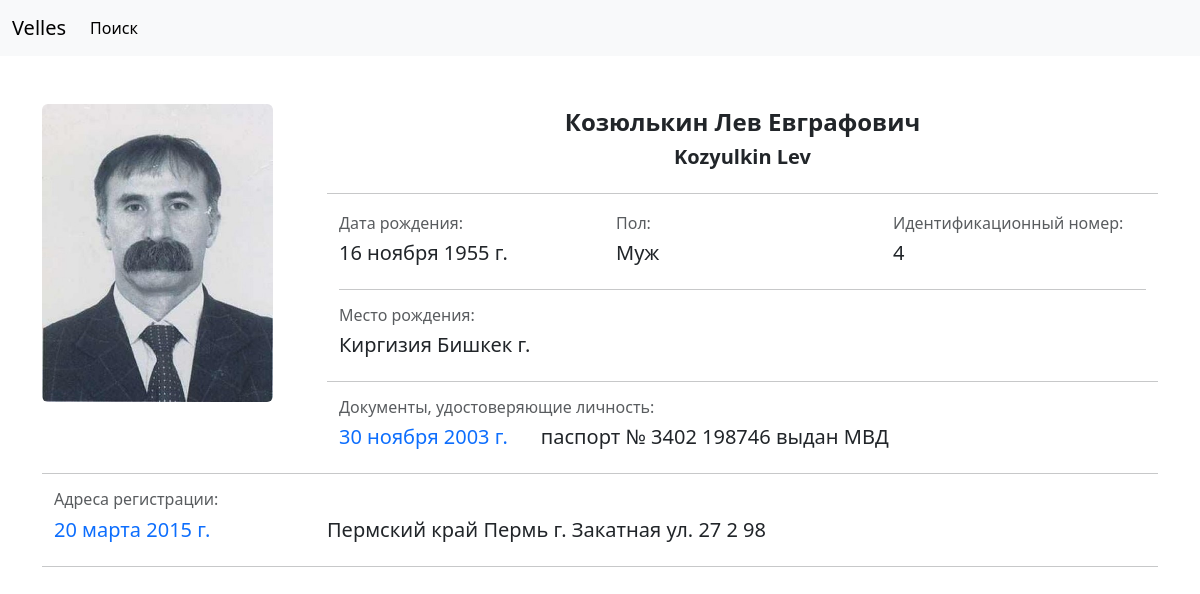
The page /person/detail/kozyulkin-16111955-lev on the database its author committed.
### person/models.py (models this page shows, shortened)
class Person(models.Model):
    class Meta:
        verbose_name = 'Физлицо'
        verbose_name_plural = 'Физлица'
    MALE = 'M'
    FEMALE = 'F'
    GENDER_CHOICES = [
        (MALE, 'М'),
        (FEMALE, 'Ж')
    ]
    lastnameCyrillic = models.CharField(
        max_length=40,
        verbose_name='фамилия'
    )
    firstnameCyrillic = models.CharField(
        max_length=40,
        verbose_name='имя'
    )
    patronymicCyrillic = models.CharField(
        max_length=40,
        verbose_name='отчество',
        blank=True,
        null=True,
        default=None
    )
    lastnameLatin = models.CharField(
        max_length=40,
        verbose_name='фамилия (латин.)'
    )
    firstnameLatin = models.CharField(
        max_length=40,
        verbose_name='имя (англ.)'
    )
    patronymicLatin = models.CharField(
        max_length=40,
        verbose_name='отчество (англ.)',
        blank=True,
        null=True,
        default=None
    )
    birthDate = models.DateField(
        verbose_name='дата рождения'
    )
    countryOfBirth = models.ForeignKey(
        Countries,
        on_delete=models.CASCADE,
        verbose_name='страна рождения',
        blank=True,
        null=True,
    )
    sfOfBirth = models.ForeignKey(
        SubsFed,
        on_delete=models.CASCADE,
        blank=True,
        null=True,
        default=None,
        verbose_name='субъект РФ'
    )
    regOfBirth = models.ForeignKey(
        Regions,
        on_delete=models.CASCADE,
        blank=True,
        null=True,
        default=None,
        verbose_name='область'
    )
    districtOfBirth = models.ForeignKey(
        Districts,
        on_delete=models.CASCADE,
        verbose_name='район рождения',
        blank=True,
        null=True,
        default=None
    )
    cityOfBirth = models.ForeignKey(
        Cities,
        on_delete=models.CASCADE,
        verbose_name='город рождения',
        blank=True,
        null=True,
        default=None
    )
    localityOfBirth = models.ForeignKey(
        Localities,
        on_delete=models.CASCADE,
        verbose_name='н.п. рождения',
        blank=True,
        null=True,
        default=None
    )
    gender = models.CharField(
        max_length=2,
        choices=GENDER_CHOICES,
        verbose_name='пол'
    )
    slug = models.SlugField(
        null=False,
        db_index=True,
        unique=True,
        verbose_name='URL'
    )
    time_create = models.DateTimeField(
        auto_now_add=True,
        verbose_name='время создания',
    )
    time_update = models.DateTimeField(
        auto_now=True,
        verbose_name='время изменения',
    )

class Passports(models.Model):
    class Meta:
        verbose_name = 'Документы'
        verbose_name_plural = 'Документы'
    PASSPORT = 'P'
    RESIDENTCARD = 'R'
    IDTYPE = [
        (PASSPORT, 'Паспорт'),
        (RESIDENTCARD, 'Вид на жительство')
    ]
    AUTHORITY = [
        ('MIA', 'МВД'),
        ('MFA', 'МИД')
    ]
    photo = models.ImageField(
        unique=True,
        upload_to='IDphotos',
        verbose_name='фото'
    )
    person = models.ForeignKey(
        Person,
        on_delete=models.CASCADE,
        blank=True,
        null=True,
        verbose_name='владелец ID'
    )
    passport_num = models.CharField(
        max_length=30,
        unique=True,
        verbose_name='номер ID',
    )
    idType = models.CharField(
        max_length=1,
        choices=IDTYPE,
        default='P',
        verbose_name='тип ID'
    )
    dateOfIssue = models.DateField(
        verbose_name='дата выдачи',
        default=datetime.date.today,
    )
    authority = models.CharField(
        max_length=3,
        choices=AUTHORITY,
        verbose_name='кем выдан'
    )
    slug = models.SlugField(
        null=False,
        db_index=True,
        unique=True,
        verbose_name='URL'
    )
    time_create = models.DateTimeField(
        auto_now_add=True,
        verbose_name='время создания',
    )
    time_update = models.DateTimeField(
        auto_now=True,
        verbose_name='время изменения',
    )

class Countries(models.Model):
    class Meta:
        verbose_name = 'Страна'
        verbose_name_plural = 'Страны'
    countryName = models.CharField(
        max_length=40,
        unique=True,
        blank=True,
        null=True,
        verbose_name='страна'
    )
    slug = models.SlugField(
        null=False,
        db_index=True,
        unique=True,
        verbose_name='URL'
    )
    time_create = models.DateTimeField(
        auto_now_add=True,
        verbose_name='время создания',
    )
    time_update = models.DateTimeField(
        auto_now=True,
        verbose_name='время изменения',
    )
    def __str__(self):
        return f'{self.countryName}'

class Cities(models.Model):
    class Meta:
        verbose_name = 'Город'
        verbose_name_plural = 'Города'
    cityName = models.CharField(
        max_length=40,
        unique=True,
        blank=True,
        null=True,
        verbose_name='город'
    )
    slug = models.SlugField(
        null=False,
        db_index=True,
        unique=True,
        verbose_name='URL'
    )
    time_create = models.DateTimeField(
        auto_now_add=True,
        verbose_name='время создания',
    )
    time_update = models.DateTimeField(
        auto_now=True,
        verbose_name='время изменения',
    )
    def __str__(self):
        return f'{self.cityName}'

class Residence(models.Model):
    class Meta:
        verbose_name = 'Место регистрации'
        verbose_name_plural = 'Места регистрации'
    date = models.DateField(
        default=datetime.date.today,
        verbose_name='дата регистрации',
    )
    person = models.ForeignKey(
        Person,
        on_delete=models.CASCADE,
        blank=True,
        null=True,
        verbose_name='лицо'
    )
    sf = models.ForeignKey(
        SubsFed,
        on_delete=models.CASCADE,
        blank=True,
        null=True,
        default=None,
        verbose_name='субъект РФ'
    )
    region = models.ForeignKey(
        Regions,
        on_delete=models.CASCADE,
        blank=True,
        null=True,
        default=None,
        verbose_name='область'
    )
    district = models.ForeignKey(
        Districts,
        on_delete=models.CASCADE,
        verbose_name='район',
        blank=True,
        null=True,
        default=None,
    )
    city = models.ForeignKey(
        Cities,
        on_delete=models.CASCADE,
        verbose_name='город',
        blank=True,
        null=True,
        default=None,
    )
    locality = models.ForeignKey(
        Localities,
        on_delete=models.CASCADE,
        verbose_name='н.п.',
        blank=True,
        null=True,
        default=None
    )
    street = models.ForeignKey(
        Streets,
        on_delete=models.CASCADE,
        blank=True,
        null=True,
        default=None,
        verbose_name='улица'
    )
    house = models.CharField(
        max_length=10,
        blank=True,
        null=True,
        default=None,
        verbose_name='дом'
    )
    body = models.CharField(
        max_length=10,
        blank=True,
        null=True,
        default=None,
        verbose_name='корпус'
    )
    flat = models.CharField(
        max_length=10,
        blank=True,
        null=True,
        default=None,
        verbose_name='квартира'
    )
    slug = models.SlugField(
        null=False,
        db_index=True,
        unique=True,
        verbose_name='URL'
    )
    time_create = models.DateTimeField(
        auto_now_add=True,
        verbose_name='время создания',
    )
    time_update = models.DateTimeField(
        auto_now=True,
        verbose_name='время изменения',
    )

class SubsFed(models.Model):
    class Meta:
        verbose_name = 'Субъект РФ'
        verbose_name_plural = 'Субъекты РФ'
    sfName = models.CharField(
        max_length=50,
        unique=True,
        blank=True,
        null=True,
        verbose_name='СФ'
    )
    slug = models.SlugField(
        null=False,
        db_index=True,
        unique=True,
        verbose_name='URL'
    )
    time_create = models.DateTimeField(
        auto_now_add=True,
        verbose_name='время создания',
    )
    time_update = models.DateTimeField(
        auto_now=True,
        verbose_name='время изменения',
    )
    def __str__(self):
        return f'{self.sfName}'

class Streets(models.Model):
    class Meta:
        verbose_name = 'Улица'
        verbose_name_plural = 'Улицы'
    streetName = models.CharField(
        max_length=50,
        unique=True,
        blank=True,
        null=True,
        verbose_name='улица'
    )
    slug = models.SlugField(
        null=False,
        db_index=True,
        unique=True,
        verbose_name='URL'
    )
    time_create = models.DateTimeField(
        auto_now_add=True,
        verbose_name='время создания',
    )
    time_update = models.DateTimeField(
        auto_now=True,
        verbose_name='время изменения',
    )
    def __str__(self):
        return f'{self.streetName}'

### person/views.py (the view)
# urls.py: path('detail/<slug:slug>', views.PersonDetailView.as_view(), name='person_url'),
class PersonDetailView(DetailView):
    model = Person
    template_name = 'person/person_detail.html'
    slug_url_kwarg = 'slug'
    context_object_name = 'person'

### person/templates/person/person_detail.html (shortened to what this page needs)
{% extends 'base.html' %}
{% block content %}
    <div class="container mt-5">
        <div class="row">
            <div class="col-xl-3 col-sm-12 col-md-4 col-xs-12">
                <img src="{{ person.passports_set.last.photo.url }}" class="rounded" alt="" width="231" height="298">
            </div>
            <div class="col">
                <div class="container pt-1">
                    <div class="row">
                        <h4 class="text-center ">
                            <b>{{ person.lastnameCyrillic }} {{ person.firstnameCyrillic }} {{ person.patronymicCyrillic|default_if_none:'' }}</b>
                        </h4>
                        <h5 class="text-center">
                            <b>{{ person.lastnameLatin.title }} {{ person.firstnameLatin.title }} {{ person.patronymicLatin|default_if_none:'' }}</b>
                        </h5>
                    </div>
                </div>
                <hr>
                <div class="container pt-1">
                    <div class="row">
                        <div class="col">
                            <div class="row"><h6 class=" text-muted"> Дата рождения:</h6></div>
                            <div class="row"><h5 class="text-left"> {{ person.birthDate }}</h5></div>
                        </div>
                        <div class="col">
                            <div class="row"><h6 class=" text-muted"> Пол:</h6></div>
                            <div class="row">
                                {% if person.gender == 'F' %}
                                    <h5>Жен</h5>
                                {% else %}
                                    <h5>Муж</h5>
                                {% endif %}
                            </div>
                        </div>
                        <div class="col">
                            <div class="row"><h6 class=" text-muted">Идентификационный номер:</h6></div>
                            <div class="row"><h5 class="text-left"> {{ person.id }}</h5></div>
                        </div>
                    </div>
                </div>
                <div class="container">
                    <hr>
                    <div class="row">
                        <h6 class=" text-muted"> Место рождения: </h6>
                        <h5 class="text-left">
                            {{ person.countryOfBirth|default_if_none:'' }} {{ person.sfOfBirth|default_if_none:'' }} {{ person.regOfBirth|default_if_none:'' }}
                            {{ person.districtOfBirth|default_if_none:'' }} {{ person.cityOfBirth|default_if_none:'' }} {{ person.localityOfBirth|default_if_none:'' }}
                        </h5>
                    </div>
                </div>
                <hr>
                <div class="container">
                    <div class="row">
                        <h6 class="text-muted">Документы, удостоверяющие личность:</h6>
                        {% for passport in person.passports_set.all %}
                            <div class="row">
                                <div class="col-xl-3 col-md-4 col-xs-12"><h5><a
                                        href=" {% url 'document_url' passport.slug %} "
                                        class="text-decoration-none">{{ passport.dateOfIssue }}</a>
                                </h5></div>
                                <div class="col">
                                    {% if passport.idType == 'P' %}
                                        <h5>паспорт № {{ passport.passport_num }} выдан
                                            {% if passport.authority == 'MIA' %}
                                                МВД
                                            {% else %}
                                                МИД
                                            {% endif %} </h5>
                                    {% endif %}
                                </div>
                            </div>
                        {% endfor %}
                    </div>
                </div>
            </div>
        </div>
        <hr>
        <div class="container mt-1">
            <div class="row  mt-20">
                <div class="col"><h6 class="text-muted">Адреса регистрации:</h6></div>
                {% for residence in person.residence_set.all %}
                    <div class="row">
                        <div class="col-xl-3 col-md-4 col-xs-12"><h5><a href="{% url 'residence_url' residence.slug %}"
                                                                        class="text-decoration-none">{{ residence.date }}</a>
                        </h5></div>
                        <div class="col">
                            <h5>
                                {{ residence.sf|default_if_none:'' }} {{ residence.region|default_if_none:'' }} {{ residence.district|default_if_none:'' }}
                                {{ residence.city|default_if_none:''|default_if_none:'' }} {{ residence.locality |default_if_none:'' }} {{ residence.street|default_if_none:'' }}
                                {{ residence.house|default_if_none:'' }} {{ residence.body|default_if_none:'' }} {{ residence.flat|default_if_none:'' }}
                            </h5>
                        </div>
                    </div>
                {% endfor %}
            </div>
        </div>
        <hr>
    </div>
{% endblock %}

### templates/base.html (shortened to what this page needs)
<!DOCTYPE html>
<html lang="en">
<head>
    <link href="https://cdn.jsdelivr.net/npm/bootstrap@5.3.0-alpha1/dist/css/bootstrap.min.css" rel="stylesheet">
</head>
<body>
<nav class="navbar navbar-expand-md bg-body-tertiary">
  <div class="container-fluid">
    <a class="navbar-brand" href="#">Velles</a>
    <div class="collapse navbar-collapse" id="navbarSupportedContent">
      <ul class="navbar-nav me-auto mb-2 mb-lg-0">
        <li class="nav-item">
          <a class="nav-link active" aria-current="page" href="{% url 'search_person' %}">Поиск</a>
        </li>
      </ul>
    </div>
  </div>
</nav>
    {% block content %}
    {% endblock %}
</body>
</html>

### rows shown on the page
Person: passports_set.last.photo (picture), lastnameCyrillic "Козюлькин", firstnameCyrillic "Лев", patronymicCyrillic "Евграфович", lastnameLatin "Kozyulkin", firstnameLatin "Lev", birthDate "16 ноября 1955 г.", id "4", countryOfBirth "Киргизия", cityOfBirth "Бишкек г."
Passports: dateOfIssue "30 ноября 2003 г.", passport_num "3402 198746", authority "МВД"
Residence: date "20 марта 2015 г.", sf "Пермский край", city "Пермь г.", street "Закатная ул.", house "27", body "2", flat "98"
